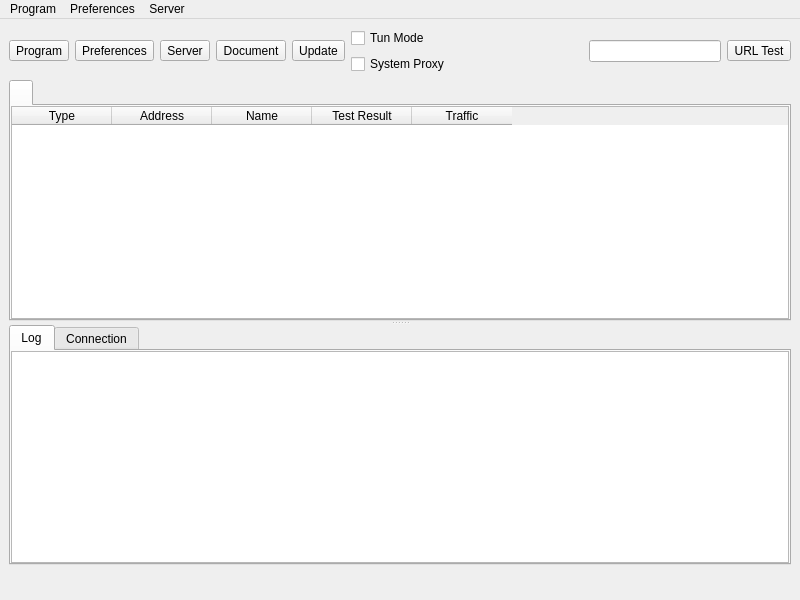
<?xml version="1.0" encoding="UTF-8"?>
<ui version="4.0">
 <class>MainWindow</class>
 <widget class="QMainWindow" name="MainWindow">
  <property name="geometry">
   <rect>
    <x>0</x>
    <y>0</y>
    <width>800</width>
    <height>600</height>
   </rect>
  </property>
  <property name="minimumSize">
   <size>
    <width>800</width>
    <height>600</height>
   </size>
  </property>
  <property name="windowTitle">
   <string notr="true">nya</string>
  </property>
  <widget class="QWidget" name="centralwidget">
   <layout class="QVBoxLayout" name="verticalLayout_3" stretch="0,0,0">
    <item>
     <layout class="QHBoxLayout" name="horizontalLayout_2">
      <item>
       <widget class="QToolButton" name="toolButton_program">
        <property name="text">
         <string>Program</string>
        </property>
        <property name="icon">
         <iconset theme="b-system-run">
          <normaloff>.</normaloff>.</iconset>
        </property>
        <property name="iconSize">
         <size>
          <width>24</width>
          <height>24</height>
         </size>
        </property>
        <property name="popupMode">
         <enum>QToolButton::InstantPopup</enum>
        </property>
        <property name="toolButtonStyle">
         <enum>Qt::ToolButtonTextUnderIcon</enum>
        </property>
       </widget>
      </item>
      <item>
       <widget class="QToolButton" name="toolButton_preferences">
        <property name="text">
         <string>Preferences</string>
        </property>
        <property name="icon">
         <iconset theme="b-preferences">
          <normaloff>.</normaloff>.</iconset>
        </property>
        <property name="iconSize">
         <size>
          <width>24</width>
          <height>24</height>
         </size>
        </property>
        <property name="popupMode">
         <enum>QToolButton::InstantPopup</enum>
        </property>
        <property name="toolButtonStyle">
         <enum>Qt::ToolButtonTextUnderIcon</enum>
        </property>
       </widget>
      </item>
      <item>
       <widget class="QToolButton" name="toolButton_server">
        <property name="text">
         <string>Server</string>
        </property>
        <property name="icon">
         <iconset theme="b-network-server">
          <normaloff>.</normaloff>.</iconset>
        </property>
        <property name="iconSize">
         <size>
          <width>24</width>
          <height>24</height>
         </size>
        </property>
        <property name="popupMode">
         <enum>QToolButton::InstantPopup</enum>
        </property>
        <property name="toolButtonStyle">
         <enum>Qt::ToolButtonTextUnderIcon</enum>
        </property>
       </widget>
      </item>
      <!-- <item>
       <widget class="QToolButton" name="toolButton_ads">
        <property name="text">
         <string>Ads</string>
        </property>
        <property name="icon">
         <iconset theme="b-internet-web-browser">
          <normaloff>.</normaloff>.</iconset>
        </property>
        <property name="iconSize">
         <size>
          <width>24</width>
          <height>24</height>
         </size>
        </property>
        <property name="popupMode">
         <enum>QToolButton::InstantPopup</enum>
        </property>
        <property name="toolButtonStyle">
         <enum>Qt::ToolButtonTextUnderIcon</enum>
        </property>
       </widget>
      </item> -->
      <item>
       <widget class="QToolButton" name="toolButton_document">
        <property name="text">
         <string>Document</string>
        </property>
        <property name="icon">
         <iconset theme="b-dialog-question">
          <normaloff>.</normaloff>.</iconset>
        </property>
        <property name="iconSize">
         <size>
          <width>24</width>
          <height>24</height>
         </size>
        </property>
        <property name="popupMode">
         <enum>QToolButton::InstantPopup</enum>
        </property>
        <property name="toolButtonStyle">
         <enum>Qt::ToolButtonTextUnderIcon</enum>
        </property>
       </widget>
      </item>
      <item>
       <widget class="QToolButton" name="toolButton_update">
        <property name="text">
         <string>Update</string>
        </property>
        <property name="icon">
         <iconset theme="b-system-software-update">
          <normaloff>.</normaloff>.</iconset>
        </property>
        <property name="iconSize">
         <size>
          <width>24</width>
          <height>24</height>
         </size>
        </property>
        <property name="popupMode">
         <enum>QToolButton::InstantPopup</enum>
        </property>
        <property name="toolButtonStyle">
         <enum>Qt::ToolButtonTextUnderIcon</enum>
        </property>
       </widget>
      </item>
      <item>
       <layout class="QVBoxLayout" name="verticalLayout_4">
        <item>
         <widget class="QCheckBox" name="checkBox_VPN">
          <property name="sizePolicy">
           <sizepolicy hsizetype="Minimum" vsizetype="Minimum">
            <horstretch>0</horstretch>
            <verstretch>0</verstretch>
           </sizepolicy>
          </property>
          <property name="text">
           <string>Tun Mode</string>
          </property>
         </widget>
        </item>
        <item>
         <widget class="QCheckBox" name="checkBox_SystemProxy">
          <property name="text">
           <string>System Proxy</string>
          </property>
         </widget>
        </item>
       </layout>
      </item>
      <item>
       <spacer name="horizontalSpacer">
        <property name="orientation">
         <enum>Qt::Horizontal</enum>
        </property>
        <property name="sizeHint" stdset="0">
         <size>
          <width>40</width>
          <height>20</height>
         </size>
        </property>
       </spacer>
      </item>
      <item>
       <widget class="QLineEdit" name="search">
        <property name="clearButtonEnabled">
         <bool>true</bool>
        </property>
       </widget>
      </item>
      <item>
       <widget class="QToolButton" name="toolButton_url_test">
        <property name="text">
         <string>URL Test</string>
        </property>
        <property name="popupMode">
         <enum>QToolButton::InstantPopup</enum>
        </property>
        <property name="toolButtonStyle">
         <enum>Qt::ToolButtonTextUnderIcon</enum>
        </property>
       </widget>
      </item>
     </layout>
    </item>
    <item>
     <widget class="QSplitter" name="splitter">
      <property name="orientation">
       <enum>Qt::Vertical</enum>
      </property>
      <widget class="QTabWidget" name="tabWidget">
       <property name="currentIndex">
        <number>0</number>
       </property>
       <property name="movable">
        <bool>true</bool>
       </property>
       <widget class="QWidget" name="widget1">
        <attribute name="title">
         <string/>
        </attribute>
        <layout class="QGridLayout" name="gridLayout_2">
         <property name="leftMargin">
          <number>0</number>
         </property>
         <property name="topMargin">
          <number>0</number>
         </property>
         <property name="rightMargin">
          <number>0</number>
         </property>
         <property name="bottomMargin">
          <number>0</number>
         </property>
         <property name="spacing">
          <number>0</number>
         </property>
         <item row="0" column="0">
          <widget class="MyTableWidget" name="proxyListTable">
           <property name="contextMenuPolicy">
            <enum>Qt::CustomContextMenu</enum>
           </property>
           <property name="editTriggers">
            <set>QAbstractItemView::NoEditTriggers</set>
           </property>
           <property name="alternatingRowColors">
            <bool>true</bool>
           </property>
           <property name="selectionBehavior">
            <enum>QAbstractItemView::SelectRows</enum>
           </property>
           <property name="horizontalScrollMode">
            <enum>QAbstractItemView::ScrollPerPixel</enum>
           </property>
           <property name="wordWrap">
            <bool>false</bool>
           </property>
           <attribute name="horizontalHeaderMinimumSectionSize">
            <number>16</number>
           </attribute>
           <attribute name="horizontalHeaderHighlightSections">
            <bool>false</bool>
           </attribute>
           <attribute name="horizontalHeaderShowSortIndicator" stdset="0">
            <bool>false</bool>
           </attribute>
           <attribute name="verticalHeaderDefaultSectionSize">
            <number>30</number>
           </attribute>
           <column>
            <property name="text">
             <string>Type</string>
            </property>
           </column>
           <column>
            <property name="text">
             <string>Address</string>
            </property>
           </column>
           <column>
            <property name="text">
             <string>Name</string>
            </property>
           </column>
           <column>
            <property name="text">
             <string>Test Result</string>
            </property>
           </column>
           <column>
            <property name="text">
             <string>Traffic</string>
            </property>
           </column>
          </widget>
         </item>
        </layout>
       </widget>
      </widget>
      <widget class="QWidget" name="aaaaaaaaaaaaaaaaaa">
       <layout class="QVBoxLayout" name="aaaaaaaaaaaa" stretch="0">
        <item>
         <widget class="QTabWidget" name="down_tab">
          <property name="currentIndex">
           <number>0</number>
          </property>
          <widget class="QWidget" name="tab">
           <attribute name="title">
            <string>Log</string>
           </attribute>
           <layout class="QVBoxLayout" name="verticalLayout">
            <property name="spacing">
             <number>0</number>
            </property>
            <property name="leftMargin">
             <number>0</number>
            </property>
            <property name="topMargin">
             <number>0</number>
            </property>
            <property name="rightMargin">
             <number>0</number>
            </property>
            <property name="bottomMargin">
             <number>0</number>
            </property>
            <item>
             <widget class="QTextBrowser" name="masterLogBrowser">
              <property name="contextMenuPolicy">
               <enum>Qt::CustomContextMenu</enum>
              </property>
              <property name="openLinks">
               <bool>false</bool>
              </property>
             </widget>
            </item>
           </layout>
          </widget>
          <widget class="QWidget" name="tab_2">
           <attribute name="title">
            <string>Connection</string>
           </attribute>
           <layout class="QVBoxLayout" name="verticalLayout_2">
            <property name="spacing">
             <number>0</number>
            </property>
            <property name="leftMargin">
             <number>0</number>
            </property>
            <property name="topMargin">
             <number>0</number>
            </property>
            <property name="rightMargin">
             <number>0</number>
            </property>
            <property name="bottomMargin">
             <number>0</number>
            </property>
            <item>
             <widget class="QTableWidget" name="tableWidget_conn">
              <property name="contextMenuPolicy">
               <enum>Qt::CustomContextMenu</enum>
              </property>
              <property name="editTriggers">
               <set>QAbstractItemView::NoEditTriggers</set>
              </property>
              <property name="selectionBehavior">
               <enum>QAbstractItemView::SelectRows</enum>
              </property>
              <property name="verticalScrollMode">
               <enum>QAbstractItemView::ScrollPerPixel</enum>
              </property>
              <property name="horizontalScrollMode">
               <enum>QAbstractItemView::ScrollPerPixel</enum>
              </property>
              <attribute name="horizontalHeaderHighlightSections">
               <bool>false</bool>
              </attribute>
              <column>
               <property name="text">
                <string>Status</string>
               </property>
              </column>
              <column>
               <property name="text">
                <string>Outbound</string>
               </property>
              </column>
              <column>
               <property name="text">
                <string>Destination</string>
               </property>
              </column>
             </widget>
            </item>
           </layout>
          </widget>
         </widget>
        </item>
       </layout>
      </widget>
     </widget>
    </item>
    <item>
     <layout class="QHBoxLayout" name="horizontalLayout">
      <item>
       <widget class="QLabel" name="label_running">
        <property name="text">
         <string/>
        </property>
       </widget>
      </item>
      <item>
       <spacer name="horizontalSpacer_2">
        <property name="orientation">
         <enum>Qt::Horizontal</enum>
        </property>
        <property name="sizeType">
         <enum>QSizePolicy::Maximum</enum>
        </property>
        <property name="sizeHint" stdset="0">
         <size>
          <width>0</width>
          <height>20</height>
         </size>
        </property>
       </spacer>
      </item>
      <item>
       <widget class="QLabel" name="label_inbound">
        <property name="text">
         <string/>
        </property>
       </widget>
      </item>
      <item>
       <widget class="QLabel" name="label_speed">
        <property name="text">
         <string/>
        </property>
       </widget>
      </item>
     </layout>
    </item>
   </layout>
  </widget>
  <widget class="QMenuBar" name="menubar">
   <property name="geometry">
    <rect>
     <x>0</x>
     <y>0</y>
     <width>800</width>
     <height>32</height>
    </rect>
   </property>
   <widget class="QMenu" name="menu_program">
    <property name="title">
     <string>Program</string>
    </property>
    <widget class="QMenu" name="menu_spmode">
     <property name="title">
      <string>System Proxy</string>
     </property>
     <addaction name="menu_spmode_system_proxy"/>
     <addaction name="menu_spmode_vpn"/>
     <addaction name="menu_spmode_disabled"/>
    </widget>
    <widget class="QMenu" name="menu_program_preference">
     <property name="title">
      <string>Preferences</string>
     </property>
     <addaction name="actionfake"/>
    </widget>
    <widget class="QMenu" name="menuActive_Server">
     <property name="title">
      <string>Active Server</string>
     </property>
     <addaction name="actionfake_2"/>
    </widget>
    <widget class="QMenu" name="menuActive_Routing">
     <property name="title">
      <string>Active Routing</string>
     </property>
     <addaction name="actionfake_3"/>
    </widget>
    <addaction name="actionShow_window"/>
    <addaction name="menu_add_from_clipboard2"/>
    <addaction name="menu_scan_qr"/>
    <addaction name="separator"/>
    <addaction name="actionStart_with_system"/>
    <addaction name="actionRemember_last_proxy"/>
    <addaction name="actionAllow_LAN"/>
    <addaction name="menuActive_Server"/>
    <addaction name="menuActive_Routing"/>
    <addaction name="menu_spmode"/>
    <addaction name="menu_program_preference"/>
    <addaction name="separator"/>
    <addaction name="actionRestart_Proxy"/>
    <addaction name="actionRestart_Program"/>
    <addaction name="menu_exit"/>
   </widget>
   <widget class="QMenu" name="menu_preferences">
    <property name="title">
     <string>Preferences</string>
    </property>
    <addaction name="menu_manage_groups"/>
    <addaction name="menu_basic_settings"/>
    <addaction name="menu_routing_settings"/>
    <addaction name="menu_vpn_settings"/>
    <addaction name="menu_hotkey_settings"/>
    <addaction name="menu_open_config_folder"/>
   </widget>
   <widget class="QMenu" name="menu_server">
    <property name="title">
     <string>Server</string>
    </property>
    <widget class="QMenu" name="menu_share_item">
     <property name="title">
      <string>Share</string>
     </property>
     <addaction name="menu_qr"/>
     <addaction name="menu_export_config"/>
     <addaction name="separator"/>
     <addaction name="menu_copy_links"/>
     <addaction name="menu_copy_links_nkr"/>
    </widget>
    <widget class="QMenu" name="menuCurrent_Group">
     <property name="title">
      <string>Current Group</string>
     </property>
     <addaction name="actionfake_5"/>
     <addaction name="menu_tcp_ping"/>
     <addaction name="menu_url_test"/>
     <addaction name="menu_full_test"/>
     <addaction name="menu_stop_testing"/>
     <addaction name="menu_clear_test_result"/>
     <addaction name="menu_resolve_domain"/>
     <addaction name="separator"/>
     <addaction name="menu_remove_unavailable"/>
     <addaction name="menu_delete_repeat"/>
     <addaction name="separator"/>
     <addaction name="menu_update_subscription"/>
    </widget>
    <widget class="QMenu" name="menuCurrent_Select">
     <property name="title">
      <string>Current Select</string>
     </property>
     <addaction name="actionfake_4"/>
    </widget>
    <addaction name="menu_add_from_input"/>
    <addaction name="menu_add_from_clipboard"/>
    <addaction name="separator"/>
    <addaction name="menu_start"/>
    <addaction name="menu_stop"/>
    <addaction name="separator"/>
    <addaction name="menu_select_all"/>
    <addaction name="menu_move"/>
    <addaction name="menu_clone"/>
    <addaction name="menu_reset_traffic"/>
    <addaction name="menu_delete"/>
    <addaction name="separator"/>
    <addaction name="menu_share_item"/>
    <addaction name="separator"/>
    <addaction name="menuCurrent_Select"/>
    <addaction name="menuCurrent_Group"/>
    <addaction name="separator"/>
    <addaction name="menu_profile_debug_info"/>
    <addaction name="separator"/>
   </widget>
   <addaction name="menu_program"/>
   <addaction name="menu_preferences"/>
   <addaction name="menu_server"/>
  </widget>
  <action name="menu_exit">
   <property name="text">
    <string>Exit</string>
   </property>
  </action>
  <action name="actionShow_window">
   <property name="text">
    <string>Show Window</string>
   </property>
  </action>
  <action name="menu_basic_settings">
   <property name="text">
    <string>Basic Settings</string>
   </property>
  </action>
  <action name="menu_add_from_input">
   <property name="text">
    <string>New profile</string>
   </property>
  </action>
  <action name="menu_manage_groups">
   <property name="text">
    <string>Groups</string>
   </property>
  </action>
  <action name="menu_start">
   <property name="text">
    <string>Start</string>
   </property>
   <property name="shortcut">
    <string notr="true">Return</string>
   </property>
  </action>
  <action name="menu_stop">
   <property name="text">
    <string>Stop</string>
   </property>
   <property name="shortcut">
    <string notr="true">Ctrl+S</string>
   </property>
  </action>
  <action name="menu_routing_settings">
   <property name="text">
    <string>Routing Settings</string>
   </property>
  </action>
  <action name="menu_add_from_clipboard">
   <property name="text">
    <string>Add profile from clipboard</string>
   </property>
   <property name="shortcut">
    <string notr="true">Ctrl+V</string>
   </property>
  </action>
  <action name="menu_delete">
   <property name="text">
    <string>Delete</string>
   </property>
   <property name="shortcut">
    <string notr="true">Del</string>
   </property>
  </action>
  <action name="menu_add_from_clipboard2">
   <property name="text">
    <string>Add profile from clipboard</string>
   </property>
  </action>
  <action name="menu_profile_debug_info">
   <property name="text">
    <string>Debug Info</string>
   </property>
  </action>
  <action name="menu_qr">
   <property name="text">
    <string>QR Code and link</string>
   </property>
   <property name="shortcut">
    <string notr="true">Ctrl+Q</string>
   </property>
  </action>
  <action name="menu_copy_link">
   <property name="text">
    <string>Copy Link</string>
   </property>
  </action>
  <action name="menu_tcp_ping">
   <property name="text">
    <string notr="true">Tcp Ping</string>
   </property>
   <property name="shortcut">
    <string notr="true">Ctrl+Alt+T</string>
   </property>
  </action>
  <action name="menu_url_test">
   <property name="text">
    <string notr="true">Url Test</string>
   </property>
   <property name="shortcut">
    <string notr="true">Ctrl+Alt+U</string>
   </property>
  </action>
  <action name="menu_clear_test_result">
   <property name="text">
    <string>Clear Test Result</string>
   </property>
   <property name="shortcut">
    <string notr="true">Ctrl+Alt+C</string>
   </property>
  </action>
  <action name="menu_export_config">
   <property name="text">
    <string>Export %1 config</string>
   </property>
   <property name="shortcut">
    <string notr="true">Ctrl+E</string>
   </property>
  </action>
  <action name="menu_reset_traffic">
   <property name="text">
    <string>Reset Traffic</string>
   </property>
   <property name="shortcut">
    <string notr="true">Ctrl+R</string>
   </property>
  </action>
  <action name="menu_scan_qr">
   <property name="text">
    <string>Scan QR Code</string>
   </property>
  </action>
  <action name="menu_spmode_system_proxy">
   <property name="checkable">
    <bool>true</bool>
   </property>
   <property name="text">
    <string>Enable System Proxy</string>
   </property>
  </action>
  <action name="menu_spmode_disabled">
   <property name="checkable">
    <bool>true</bool>
   </property>
   <property name="text">
    <string>Disable</string>
   </property>
  </action>
  <action name="menu_delete_repeat">
   <property name="text">
    <string>Remove Duplicates</string>
   </property>
   <property name="shortcut">
    <string notr="true">Ctrl+Alt+D</string>
   </property>
  </action>
  <action name="actionfake">
   <property name="text">
    <string>fake</string>
   </property>
   <property name="visible">
    <bool>false</bool>
   </property>
  </action>
  <action name="menu_move">
   <property name="text">
    <string>Move</string>
   </property>
   <property name="shortcut">
    <string notr="true">Ctrl+M</string>
   </property>
  </action>
  <action name="actionStart_with_system">
   <property name="checkable">
    <bool>true</bool>
   </property>
   <property name="text">
    <string>Start with system</string>
   </property>
  </action>
  <action name="actionRemember_last_proxy">
   <property name="checkable">
    <bool>true</bool>
   </property>
   <property name="text">
    <string>Remember last profile</string>
   </property>
  </action>
  <action name="actionAllow_LAN">
   <property name="checkable">
    <bool>true</bool>
   </property>
   <property name="text">
    <string>Allow other devices to connect</string>
   </property>
  </action>
  <action name="menu_remove_unavailable">
   <property name="text">
    <string>Remove Unavailable</string>
   </property>
   <property name="shortcut">
    <string notr="true">Ctrl+Alt+R</string>
   </property>
  </action>
  <action name="menu_full_test">
   <property name="text">
    <string>Full Test</string>
   </property>
   <property name="shortcut">
    <string notr="true">Ctrl+Alt+F</string>
   </property>
  </action>
  <action name="menu_hotkey_settings">
   <property name="text">
    <string>Hotkey Settings</string>
   </property>
  </action>
  <action name="menu_select_all">
   <property name="text">
    <string>Select All</string>
   </property>
   <property name="shortcut">
    <string notr="true">Ctrl+A</string>
   </property>
  </action>
  <action name="menu_copy_links_nkr">
   <property name="text">
    <string>Copy links of selected (Neko Links)</string>
   </property>
   <property name="shortcut">
    <string notr="true">Ctrl+N</string>
   </property>
  </action>
  <action name="actionfake_2">
   <property name="text">
    <string>fake</string>
   </property>
   <property name="visible">
    <bool>false</bool>
   </property>
  </action>
  <action name="actionfake_3">
   <property name="text">
    <string>fake</string>
   </property>
   <property name="visible">
    <bool>false</bool>
   </property>
  </action>
  <action name="menu_copy_links">
   <property name="text">
    <string>Copy links of selected</string>
   </property>
   <property name="shortcut">
    <string notr="true">Ctrl+C</string>
   </property>
  </action>
  <action name="menu_spmode_vpn">
   <property name="checkable">
    <bool>true</bool>
   </property>
   <property name="text">
    <string>Enable Tun</string>
   </property>
  </action>
  <action name="menu_clone">
   <property name="text">
    <string>Clone</string>
   </property>
   <property name="shortcut">
    <string notr="true">Ctrl+D</string>
   </property>
  </action>
  <action name="menu_update_subscription">
   <property name="text">
    <string>Update subscription</string>
   </property>
   <property name="shortcut">
    <string notr="true">Ctrl+U</string>
   </property>
  </action>
  <action name="menu_resolve_domain">
   <property name="text">
    <string>Resolve domain</string>
   </property>
   <property name="shortcut">
    <string notr="true">Ctrl+Alt+I</string>
   </property>
  </action>
  <action name="menu_vpn_settings">
   <property name="text">
    <string>Tun Settings</string>
   </property>
  </action>
  <action name="actionRestart_Program">
   <property name="text">
    <string>Restart Program</string>
   </property>
  </action>
  <action name="menu_open_config_folder">
   <property name="text">
    <string>Open Config Folder</string>
   </property>
  </action>
  <action name="actionfake_4">
   <property name="text">
    <string notr="true">fake</string>
   </property>
   <property name="visible">
    <bool>false</bool>
   </property>
  </action>
  <action name="actionfake_5">
   <property name="text">
    <string notr="true">fake</string>
   </property>
   <property name="visible">
    <bool>false</bool>
   </property>
  </action>
  <action name="actionRestart_Proxy">
   <property name="text">
    <string>Restart Proxy</string>
   </property>
  </action>
  <action name="menu_stop_testing">
   <property name="text">
    <string>Stop Testing</string>
   </property>
   <property name="shortcut">
    <string notr="true">Ctrl+Alt+S</string>
   </property>
  </action>
 </widget>
 <customwidgets>
  <customwidget>
   <class>MyTableWidget</class>
   <extends>QTableWidget</extends>
   <header>ui/widget/MyTableWidget.h</header>
  </customwidget>
 </customwidgets>
 <resources/>
 <connections/>
</ui>
